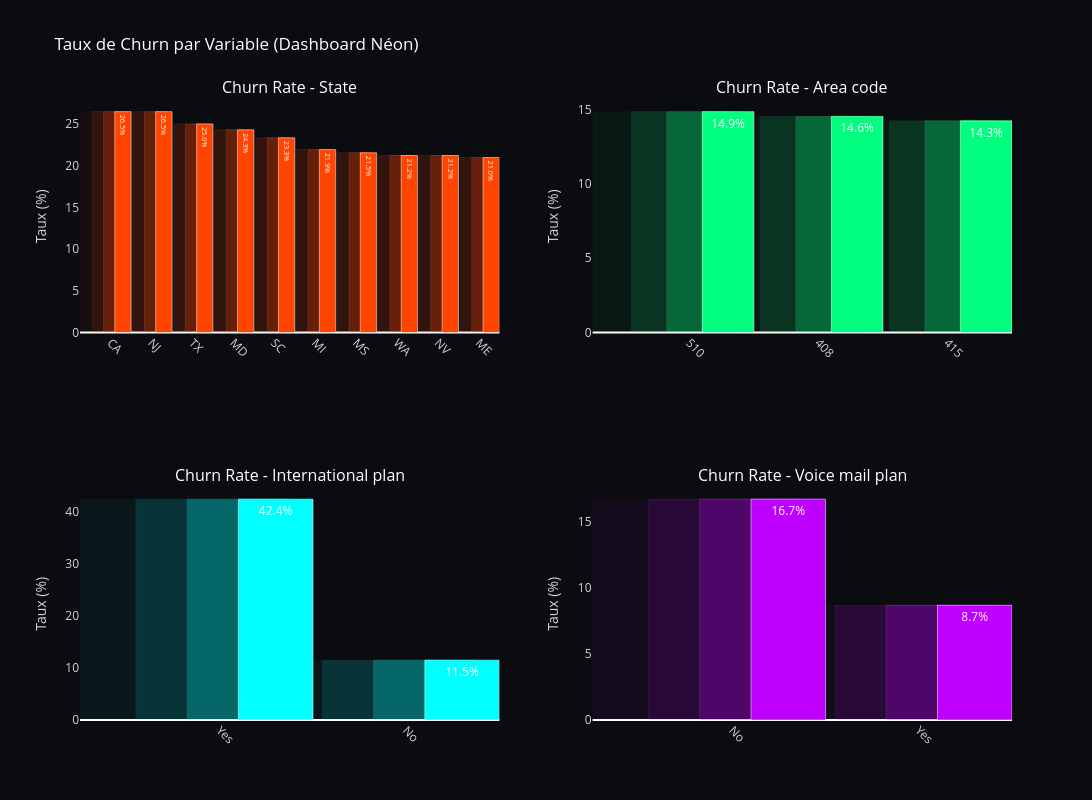

This figure's notebook cell:
### Markdown cell above
### Mission 1.1.5 - Analyse Bivariée

### Code cell
categorical_cols = [
    'State',
    'Area code',
    'International plan',
    'Voice mail plan'
]

colors = ['#FF4500', '#00FF7F', '#00FFFF', '#BF00FF']

fig = make_subplots(
    rows=2,
    cols=2,
    subplot_titles=[f"Churn Rate - {col}" for col in categorical_cols]
)

for i, col in enumerate(categorical_cols):
    
    row = i // 2 + 1
    col_pos = i % 2 + 1
    
    churn_rate = df.groupby(col)['Churn'].mean() * 100
    churn_rate = churn_rate.sort_values(ascending=False)
    
    if len(churn_rate) > 10:
        churn_rate = churn_rate.head(10)
    
    x = churn_rate.index.astype(str)
    y = churn_rate.values
    
    color = colors[i % len(colors)]
    
    fig.add_trace(go.Bar(
        x=x,
        y=y,
        marker=dict(color=color),
        opacity=0.05,
        width=0.9,
        showlegend=False,
        hoverinfo='skip'
    ), row=row, col=col_pos)
    
    fig.add_trace(go.Bar(
        x=x,
        y=y,
        marker=dict(color=color),
        opacity=0.12,
        width=0.7,
        showlegend=False,
        hoverinfo='skip'
    ), row=row, col=col_pos)
    
    fig.add_trace(go.Bar(
        x=x,
        y=y,
        marker=dict(color=color),
        opacity=0.25,
        width=0.55,
        showlegend=False,
        hoverinfo='skip'
    ), row=row, col=col_pos)
    
    fig.add_trace(go.Bar(
        x=x,
        y=y,
        marker=dict(
            color=color,
            line=dict(color='white', width=0.5)
        ),
        width=0.4,
        text=[f"{v:.1f}%" for v in y],
        textposition='inside',
        textfont=dict(color='white'),
        showlegend=False
    ), row=row, col=col_pos)

fig.update_layout(
    height=800,
    width=1100,
    title="Taux de Churn par Variable (Dashboard Néon)",
    
    plot_bgcolor="#0B0C10",
    paper_bgcolor="#0B0C10",
    
    font=dict(color="white"),
    
    bargap=0.2
)

fig.update_xaxes(showgrid=False, tickangle=45, color='lightgray')
fig.update_yaxes(showgrid=False, color='lightgray', title="Taux (%)")

fig.show()

### Figure 1 — Plotly figure (JSON) as saved in the notebook; plotly's stock layout.template omitted (floating-point values rounded to 4 significant figures)
{"data": [{"hoverinfo": "skip", "marker": {"color": "#FF4500"}, "opacity": 0.05, "showlegend": false, "type": "bar", "width": 0.9, "x": ["CA", "NJ", "TX", "MD", "SC", "MI", "MS", "WA", "NV", "ME"], "xaxis": "x", "y": [26.47, 26.47, 25.0, 24.29, 23.33, 21.92, 21.54, 21.21, 21.21, 20.97], "yaxis": "y"}, {"hoverinfo": "skip", "marker": {"color": "#FF4500"}, "opacity": 0.12, "showlegend": false, "type": "bar", "width": 0.7, "x": ["CA", "NJ", "TX", "MD", "SC", "MI", "MS", "WA", "NV", "ME"], "xaxis": "x", "y": [26.47, 26.47, 25.0, 24.29, 23.33, 21.92, 21.54, 21.21, 21.21, 20.97], "yaxis": "y"}, {"hoverinfo": "skip", "marker": {"color": "#FF4500"}, "opacity": 0.25, "showlegend": false, "type": "bar", "width": 0.55, "x": ["CA", "NJ", "TX", "MD", "SC", "MI", "MS", "WA", "NV", "ME"], "xaxis": "x", "y": [26.47, 26.47, 25.0, 24.29, 23.33, 21.92, 21.54, 21.21, 21.21, 20.97], "yaxis": "y"}, {"marker": {"color": "#FF4500", "line": {"color": "white", "width": 0.5}}, "showlegend": false, "text": ["26.5%", "26.5%", "25.0%", "24.3%", "23.3%", "21.9%", "21.5%", "21.2%", "21.2%", "21.0%"], "textfont": {"color": "white"}, "textposition": "inside", "type": "bar", "width": 0.4, "x": ["CA", "NJ", "TX", "MD", "SC", "MI", "MS", "WA", "NV", "ME"], "xaxis": "x", "y": [26.47, 26.47, 25.0, 24.29, 23.33, 21.92, 21.54, 21.21, 21.21, 20.97], "yaxis": "y"}, {"hoverinfo": "skip", "marker": {"color": "#00FF7F"}, "opacity": 0.05, "showlegend": false, "type": "bar", "width": 0.9, "x": ["510", "408", "415"], "xaxis": "x2", "y": [14.88, 14.56, 14.26], "yaxis": "y2"}, {"hoverinfo": "skip", "marker": {"color": "#00FF7F"}, "opacity": 0.12, "showlegend": false, "type": "bar", "width": 0.7, "x": ["510", "408", "415"], "xaxis": "x2", "y": [14.88, 14.56, 14.26], "yaxis": "y2"}, {"hoverinfo": "skip", "marker": {"color": "#00FF7F"}, "opacity": 0.25, "showlegend": false, "type": "bar", "width": 0.55, "x": ["510", "408", "415"], "xaxis": "x2", "y": [14.88, 14.56, 14.26], "yaxis": "y2"}, {"marker": {"color": "#00FF7F", "line": {"color": "white", "width": 0.5}}, "showlegend": false, "text": ["14.9%", "14.6%", "14.3%"], "textfont": {"color": "white"}, "textposition": "inside", "type": "bar", "width": 0.4, "x": ["510", "408", "415"], "xaxis": "x2", "y": [14.88, 14.56, 14.26], "yaxis": "y2"}, {"hoverinfo": "skip", "marker": {"color": "#00FFFF"}, "opacity": 0.05, "showlegend": false, "type": "bar", "width": 0.9, "x": ["Yes", "No"], "xaxis": "x3", "y": [42.41, 11.5], "yaxis": "y3"}, {"hoverinfo": "skip", "marker": {"color": "#00FFFF"}, "opacity": 0.12, "showlegend": false, "type": "bar", "width": 0.7, "x": ["Yes", "No"], "xaxis": "x3", "y": [42.41, 11.5], "yaxis": "y3"}, {"hoverinfo": "skip", "marker": {"color": "#00FFFF"}, "opacity": 0.25, "showlegend": false, "type": "bar", "width": 0.55, "x": ["Yes", "No"], "xaxis": "x3", "y": [42.41, 11.5], "yaxis": "y3"}, {"marker": {"color": "#00FFFF", "line": {"color": "white", "width": 0.5}}, "showlegend": false, "text": ["42.4%", "11.5%"], "textfont": {"color": "white"}, "textposition": "inside", "type": "bar", "width": 0.4, "x": ["Yes", "No"], "xaxis": "x3", "y": [42.41, 11.5], "yaxis": "y3"}, {"hoverinfo": "skip", "marker": {"color": "#BF00FF"}, "opacity": 0.05, "showlegend": false, "type": "bar", "width": 0.9, "x": ["No", "Yes"], "xaxis": "x4", "y": [16.72, 8.677], "yaxis": "y4"}, {"hoverinfo": "skip", "marker": {"color": "#BF00FF"}, "opacity": 0.12, "showlegend": false, "type": "bar", "width": 0.7, "x": ["No", "Yes"], "xaxis": "x4", "y": [16.72, 8.677], "yaxis": "y4"}, {"hoverinfo": "skip", "marker": {"color": "#BF00FF"}, "opacity": 0.25, "showlegend": false, "type": "bar", "width": 0.55, "x": ["No", "Yes"], "xaxis": "x4", "y": [16.72, 8.677], "yaxis": "y4"}, {"marker": {"color": "#BF00FF", "line": {"color": "white", "width": 0.5}}, "showlegend": false, "text": ["16.7%", "8.7%"], "textfont": {"color": "white"}, "textposition": "inside", "type": "bar", "width": 0.4, "x": ["No", "Yes"], "xaxis": "x4", "y": [16.72, 8.677], "yaxis": "y4"}], "layout": {"annotations": [{"font": {"size": 16}, "showarrow": false, "text": "Churn Rate - State", "x": 0.225, "xanchor": "center", "xref": "paper", "y": 1, "yanchor": "bottom", "yref": "paper"}, {"font": {"size": 16}, "showarrow": false, "text": "Churn Rate - Area code", "x": 0.775, "xanchor": "center", "xref": "paper", "y": 1, "yanchor": "bottom", "yref": "paper"}, {"font": {"size": 16}, "showarrow": false, "text": "Churn Rate - International plan", "x": 0.225, "xanchor": "center", "xref": "paper", "y": 0.375, "yanchor": "bottom", "yref": "paper"}, {"font": {"size": 16}, "showarrow": false, "text": "Churn Rate - Voice mail plan", "x": 0.775, "xanchor": "center", "xref": "paper", "y": 0.375, "yanchor": "bottom", "yref": "paper"}], "bargap": 0.2, "font": {"color": "white"}, "height": 800, "paper_bgcolor": "#0B0C10", "plot_bgcolor": "#0B0C10", "title": {"text": "Taux de Churn par Variable (Dashboard Néon)"}, "width": 1100, "xaxis": {"anchor": "y", "color": "lightgray", "domain": [0, 0.45], "showgrid": false, "tickangle": 45}, "xaxis2": {"anchor": "y2", "color": "lightgray", "domain": [0.55, 1], "showgrid": false, "tickangle": 45}, "xaxis3": {"anchor": "y3", "color": "lightgray", "domain": [0, 0.45], "showgrid": false, "tickangle": 45}, "xaxis4": {"anchor": "y4", "color": "lightgray", "domain": [0.55, 1], "showgrid": false, "tickangle": 45}, "yaxis": {"anchor": "x", "color": "lightgray", "domain": [0.625, 1], "showgrid": false, "title": {"text": "Taux (%)"}}, "yaxis2": {"anchor": "x2", "color": "lightgray", "domain": [0.625, 1], "showgrid": false, "title": {"text": "Taux (%)"}}, "yaxis3": {"anchor": "x3", "color": "lightgray", "domain": [0, 0.375], "showgrid": false, "title": {"text": "Taux (%)"}}, "yaxis4": {"anchor": "x4", "color": "lightgray", "domain": [0, 0.375], "showgrid": false, "title": {"text": "Taux (%)"}}}}
